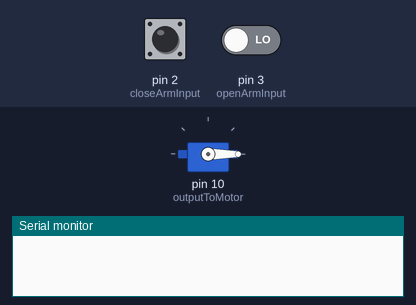
Simulated run of this sketch. Board: Arduino Uno, built with avr-gcc and run on an emulated ATmega328P. Parts: servo, the last lines printed to the serial monitor. Inputs (shaded band) come from the test bench; at power-on: pin 3 (openArmInput) LOW, pin 2 (closeArmInput) LOW.

Above: at 1.2 s.
1.3 s: pin 3 (openArmInput) driven HIGH
At 1.76 s:
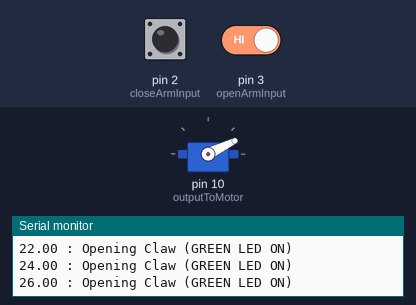
4.3 s: pin 2 (closeArmInput) driven HIGH
At 5.3 s:
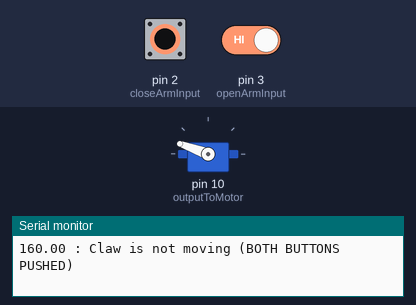
5.8 s: pin 2 (closeArmInput) driven LOW
At 7.2 s:
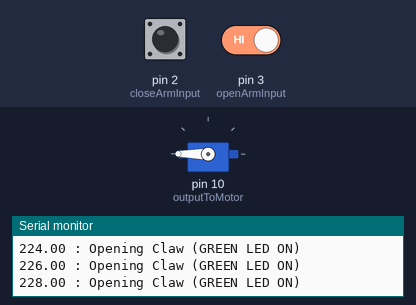
7.7 s: pin 2 (closeArmInput) driven HIGH and pin 3 (openArmInput) driven LOW
At 10.02 s:
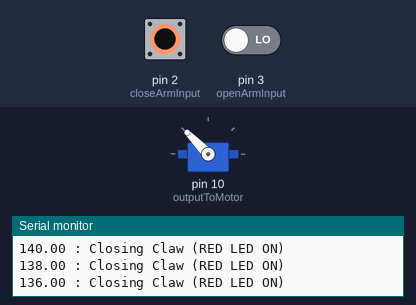
10.7 s: pin 3 (openArmInput) driven HIGH
At 11.6 s:
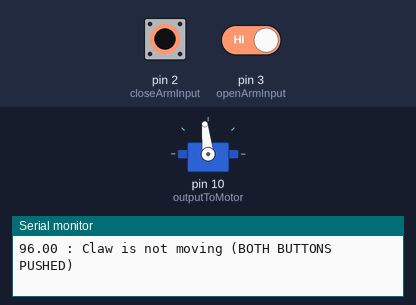
13.7 s: pin 2 (closeArmInput) pulsed LOW 5 times (0.12 s each, 0.3 s apart)
At 14.29 s:
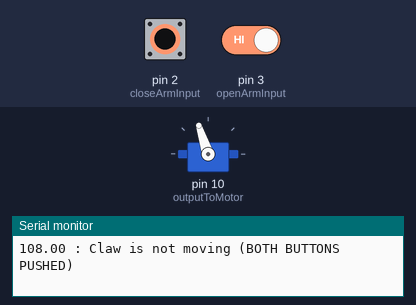
Timing chart, 0 to 16.7 s (numbered marks = the images above; inputs shaded):
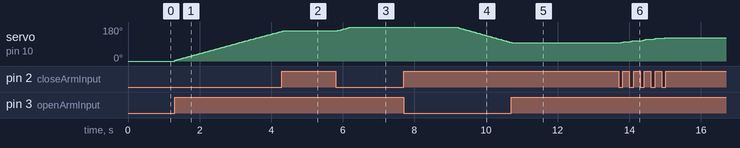

The sketch:

ClawController.ino
```cpp
/*
*  File   - ClawController.ino
*  Author - Samuel Brewster
*  Class  - MCHE 4911
*
*  The following code is used to output the correct signal to the motor for the claw.
*/

#include <Servo.h>

Servo myservo;  // create servo object to control a servo
// twelve servo objects can be created on most boards

int closeArmInput   = 2;  // Green Dupont
int openArmInput    = 3;  // Yellow Dupont
int outputToMotor   = 10; // Red Dupont

double degreesRotated  = 0;

void setup() {

  Serial.begin(9600);
  myservo.attach(outputToMotor);  // attaches the servo on pin 10 to the servo object

}

void loop() {

  if ((digitalRead(closeArmInput) && digitalRead(openArmInput)) == 1) {

    Serial.print(degreesRotated);
    Serial.println(" : Claw is not moving (BOTH BUTTONS PUSHED)");

  } else if (digitalRead(openArmInput) == 1) {

      degreesRotated += 2;
      Serial.print(degreesRotated);
      Serial.println(" : Opening Claw (GREEN LED ON)");

  } else if (digitalRead(closeArmInput) == 1) {

      degreesRotated -= 2;
      Serial.print(degreesRotated);
      Serial.println(" : Closing Claw (RED LED ON)");

  }

  myservo.write(degreesRotated);

} // end of loop
```

Measured:
- after the input at 1.3 s, servo on pin 10 (outputToMotor): moves from 0° to 158° over 3.0 s, starting at once
- after the input at 4.3 s, servo on pin 10 (outputToMotor): goes on until 4.3 s, then stays 160°
- after the input at 5.8 s, servo on pin 10 (outputToMotor): moves from 160° to 180° over 0.36 s, starting after 0.06 s
- after the input at 7.7 s, servo on pin 10 (outputToMotor): moves from 180° to 98° over 1.5 s, starting after 1.5 s
- after the input at 10.7 s, servo on pin 10 (outputToMotor): goes on until 10.7 s, then stays 96°
- after the input at 13.7 s, servo on pin 10 (outputToMotor): moves from 96° to 124° over 1.3 s, starting after 0.07 s
